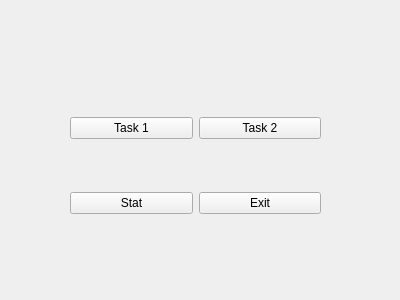
<?xml version="1.0" encoding="UTF-8"?>
<ui version="4.0">
 <class>Navigation_page</class>
 <widget class="QWidget" name="Navigation_page">
  <property name="geometry">
   <rect>
    <x>0</x>
    <y>0</y>
    <width>400</width>
    <height>300</height>
   </rect>
  </property>
  <property name="windowTitle">
   <string>Form</string>
  </property>
  <widget class="QStackedWidget" name="stackedWidget">
   <property name="geometry">
    <rect>
     <x>60</x>
     <y>60</y>
     <width>271</width>
     <height>201</height>
    </rect>
   </property>
   <property name="currentIndex">
    <number>0</number>
   </property>
   <widget class="QWidget" name="page">
    <widget class="QWidget" name="gridLayoutWidget">
     <property name="geometry">
      <rect>
       <x>10</x>
       <y>10</y>
       <width>251</width>
       <height>191</height>
      </rect>
     </property>
     <layout class="QGridLayout" name="gridLayout">
      <item row="0" column="0">
       <layout class="QHBoxLayout" name="horizontalLayout">
        <item>
         <widget class="QPushButton" name="task1_Button">
          <property name="text">
           <string>Task 1</string>
          </property>
         </widget>
        </item>
        <item>
         <widget class="QPushButton" name="task2_Button">
          <property name="text">
           <string>Task 2</string>
          </property>
         </widget>
        </item>
       </layout>
      </item>
      <item row="1" column="0">
       <layout class="QHBoxLayout" name="horizontalLayout_3">
        <item>
         <widget class="QPushButton" name="stat_Button">
          <property name="text">
           <string>Stat</string>
          </property>
         </widget>
        </item>
        <item>
         <widget class="QPushButton" name="exit_Button">
          <property name="text">
           <string>Exit</string>
          </property>
         </widget>
        </item>
       </layout>
      </item>
     </layout>
    </widget>
   </widget>
   <widget class="QWidget" name="page_4">
    <widget class="QWidget" name="gridLayoutWidget_4">
     <property name="geometry">
      <rect>
       <x>10</x>
       <y>10</y>
       <width>251</width>
       <height>181</height>
      </rect>
     </property>
     <layout class="QGridLayout" name="gridLayout_4">
      <item row="0" column="0">
       <layout class="QVBoxLayout" name="verticalLayout">
        <item>
         <widget class="QLabel" name="label_2">
          <property name="text">
           <string>Statisrics</string>
          </property>
          <property name="alignment">
           <set>Qt::AlignCenter</set>
          </property>
         </widget>
        </item>
        <item>
         <widget class="QPushButton" name="exitButton">
          <property name="text">
           <string>Exit</string>
          </property>
         </widget>
        </item>
       </layout>
      </item>
     </layout>
    </widget>
   </widget>
   <widget class="QWidget" name="page_3">
    <widget class="QWidget" name="gridLayoutWidget_3">
     <property name="geometry">
      <rect>
       <x>10</x>
       <y>10</y>
       <width>251</width>
       <height>181</height>
      </rect>
     </property>
     <layout class="QGridLayout" name="gridLayout_3">
      <item row="1" column="0">
       <layout class="QHBoxLayout" name="horizontalLayout_10">
        <item>
         <widget class="QPushButton" name="answerButt">
          <property name="text">
           <string>Answer</string>
          </property>
         </widget>
        </item>
        <item>
         <widget class="QPushButton" name="exit_home">
          <property name="text">
           <string>Exit</string>
          </property>
         </widget>
        </item>
       </layout>
      </item>
      <item row="0" column="0">
       <layout class="QHBoxLayout" name="horizontalLayout_9">
        <item>
         <widget class="QLabel" name="label_4">
          <property name="text">
           <string>Task 2</string>
          </property>
          <property name="alignment">
           <set>Qt::AlignCenter</set>
          </property>
          <property name="margin">
           <number>0</number>
          </property>
         </widget>
        </item>
       </layout>
      </item>
     </layout>
    </widget>
   </widget>
   <widget class="QWidget" name="page_2">
    <widget class="QWidget" name="gridLayoutWidget_2">
     <property name="geometry">
      <rect>
       <x>20</x>
       <y>10</y>
       <width>241</width>
       <height>191</height>
      </rect>
     </property>
     <layout class="QGridLayout" name="gridLayout_2">
      <item row="1" column="0">
       <layout class="QHBoxLayout" name="horizontalLayout_2">
        <item>
         <widget class="QPushButton" name="answer_Button">
          <property name="text">
           <string>Answer</string>
          </property>
         </widget>
        </item>
        <item>
         <widget class="QPushButton" name="exit1_Button">
          <property name="text">
           <string>Exit</string>
          </property>
         </widget>
        </item>
       </layout>
      </item>
      <item row="0" column="0">
       <layout class="QHBoxLayout" name="horizontalLayout_4">
        <item>
         <widget class="QLabel" name="label">
          <property name="text">
           <string>Task 1</string>
          </property>
          <property name="alignment">
           <set>Qt::AlignCenter</set>
          </property>
          <property name="margin">
           <number>0</number>
          </property>
         </widget>
        </item>
       </layout>
      </item>
     </layout>
    </widget>
   </widget>
  </widget>
 </widget>
 <resources/>
 <connections/>
</ui>
